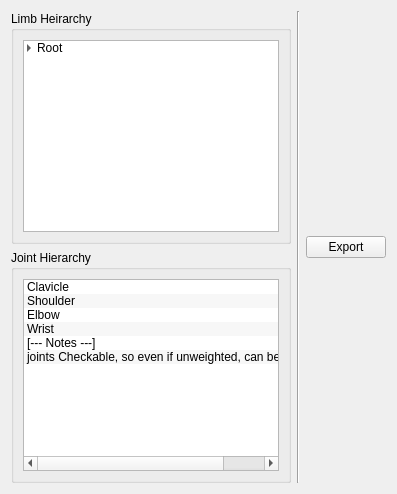
          <widget class="QWidget" name="tab_9">
           <attribute name="title">
            <string>Export</string>
           </attribute>
           <layout class="QVBoxLayout" name="verticalLayout_11">
            <item>
             <layout class="QHBoxLayout" name="horizontalLayout_132">
              <item>
               <layout class="QVBoxLayout" name="verticalLayout_148">
                <item>
                 <widget class="QGroupBox" name="groupBox_76">
                  <property name="title">
                   <string>Limb Heirarchy</string>
                  </property>
                  <layout class="QHBoxLayout" name="horizontalLayout_133">
                   <item>
                    <layout class="QVBoxLayout" name="verticalLayout_149">
                     <item>
                      <widget class="QTreeWidget" name="treeWidget_9">
                       <property name="autoScrollMargin">
                        <number>16</number>
                       </property>
                       <property name="alternatingRowColors">
                        <bool>true</bool>
                       </property>
                       <property name="selectionMode">
                        <enum>QAbstractItemView::MultiSelection</enum>
                       </property>
                       <property name="autoExpandDelay">
                        <number>-1</number>
                       </property>
                       <property name="indentation">
                        <number>10</number>
                       </property>
                       <property name="headerHidden">
                        <bool>true</bool>
                       </property>
                       <column>
                        <property name="text">
                         <string notr="true">1</string>
                        </property>
                       </column>
                       <item>
                        <property name="text">
                         <string>Root</string>
                        </property>
                        <item>
                         <property name="text">
                          <string>Spine</string>
                         </property>
                         <item>
                          <property name="text">
                           <string>Arm (M)</string>
                          </property>
                          <item>
                           <property name="text">
                            <string>Hand</string>
                           </property>
                          </item>
                         </item>
                         <item>
                          <property name="text">
                           <string>Head</string>
                          </property>
                         </item>
                         <item>
                          <property name="text">
                           <string>Leg (M)</string>
                          </property>
                         </item>
                         <item>
                          <property name="text">
                           <string>Tail</string>
                          </property>
                         </item>
                        </item>
                       </item>
                      </widget>
                     </item>
                    </layout>
                   </item>
                  </layout>
                 </widget>
                </item>
                <item>
                 <widget class="QGroupBox" name="groupBox_12">
                  <property name="title">
                   <string>Joint Hierarchy</string>
                  </property>
                  <layout class="QVBoxLayout" name="verticalLayout_19">
                   <item>
                    <layout class="QVBoxLayout" name="verticalLayout_41">
                     <item>
                      <widget class="QListWidget" name="listWidget_12">
                       <property name="dragDropMode">
                        <enum>QAbstractItemView::InternalMove</enum>
                       </property>
                       <property name="alternatingRowColors">
                        <bool>true</bool>
                       </property>
                       <property name="selectionMode">
                        <enum>QAbstractItemView::ExtendedSelection</enum>
                       </property>
                       <item>
                        <property name="text">
                         <string>Clavicle</string>
                        </property>
                       </item>
                       <item>
                        <property name="text">
                         <string>Shoulder</string>
                        </property>
                       </item>
                       <item>
                        <property name="text">
                         <string>Elbow</string>
                        </property>
                       </item>
                       <item>
                        <property name="text">
                         <string>Wrist</string>
                        </property>
                        <property name="flags">
                         <set>ItemIsSelectable|ItemIsEditable|ItemIsDragEnabled|ItemIsUserCheckable|ItemIsEnabled</set>
                        </property>
                       </item>
                       <item>
                        <property name="text">
                         <string>[--- Notes ---]</string>
                        </property>
                       </item>
                       <item>
                        <property name="text">
                         <string>joints Checkable, so even if unweighted, can be exported</string>
                        </property>
                       </item>
                      </widget>
                     </item>
                    </layout>
                   </item>
                  </layout>
                 </widget>
                </item>
               </layout>
              </item>
              <item>
               <widget class="Line" name="line_7">
                <property name="orientation">
                 <enum>Qt::Vertical</enum>
                </property>
               </widget>
              </item>
              <item>
               <layout class="QVBoxLayout" name="verticalLayout_152">
                <item>
                 <widget class="QPushButton" name="pushButton_5">
                  <property name="text">
                   <string>Export</string>
                  </property>
                 </widget>
                </item>
               </layout>
              </item>
             </layout>
            </item>
           </layout>
          </widget>
